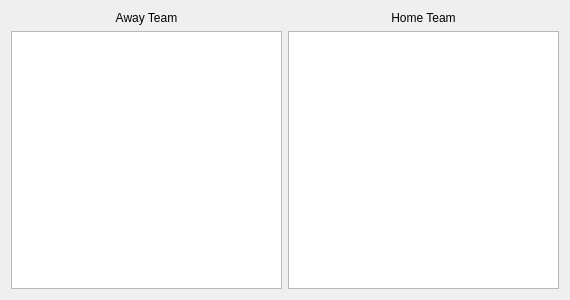
<?xml version="1.0" encoding="UTF-8"?>
<ui version="4.0">
 <class>GameDataPopup</class>
 <widget class="QDialog" name="GameDataPopup">
  <property name="geometry">
   <rect>
    <x>0</x>
    <y>0</y>
    <width>570</width>
    <height>300</height>
   </rect>
  </property>
  <property name="windowTitle">
   <string>Dialog</string>
  </property>
  <layout class="QHBoxLayout" name="horizontalLayout">
   <item>
    <layout class="QVBoxLayout" name="awayTeamLayout">
     <item>
      <widget class="QLabel" name="aTeamLabel">
       <property name="text">
        <string>Away Team</string>
       </property>
       <property name="alignment">
        <set>Qt::AlignCenter</set>
       </property>
      </widget>
     </item>
     <item>
      <widget class="QTableView" name="aTeamLabelView"/>
     </item>
    </layout>
   </item>
   <item>
    <layout class="QVBoxLayout" name="homeTeamLayout">
     <item>
      <widget class="QLabel" name="hTeamLabel">
       <property name="text">
        <string>Home Team</string>
       </property>
       <property name="alignment">
        <set>Qt::AlignCenter</set>
       </property>
      </widget>
     </item>
     <item>
      <widget class="QTableView" name="hTeamTableView"/>
     </item>
    </layout>
   </item>
  </layout>
 </widget>
 <resources/>
 <connections/>
</ui>
